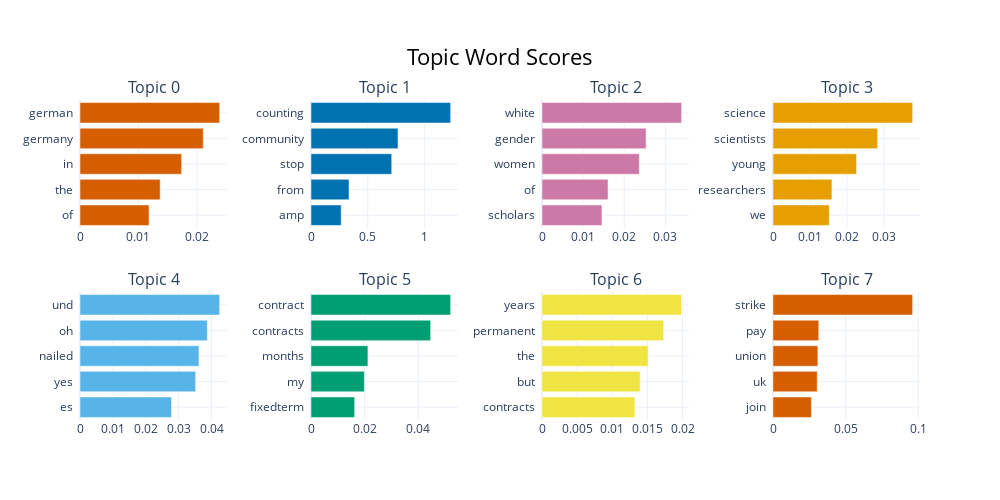

Write notebook code for a chart like this one.
### Code cell
de_model.visualize_barchart()

### Figure 1 — Plotly figure (JSON) as saved in the notebook; plotly's stock layout.template omitted (floating-point values rounded to 4 significant figures)
{"data": [{"marker": {"color": "#D55E00"}, "orientation": "h", "type": "bar", "x": [0.01181, 0.01372, 0.0174, 0.0211, 0.0239], "xaxis": "x", "y": ["of  ", "the  ", "in  ", "germany  ", "german  "], "yaxis": "y"}, {"marker": {"color": "#0072B2"}, "orientation": "h", "type": "bar", "x": [0.2662, 0.3351, 0.7121, 0.7672, 1.232], "xaxis": "x2", "y": ["amp  ", "from  ", "stop  ", "community  ", "counting  "], "yaxis": "y2"}, {"marker": {"color": "#CC79A7"}, "orientation": "h", "type": "bar", "x": [0.01459, 0.01606, 0.02366, 0.02532, 0.03397], "xaxis": "x3", "y": ["scholars  ", "of  ", "women  ", "gender  ", "white  "], "yaxis": "y3"}, {"marker": {"color": "#E69F00"}, "orientation": "h", "type": "bar", "x": [0.0152, 0.01592, 0.02259, 0.02829, 0.03775], "xaxis": "x4", "y": ["we  ", "researchers  ", "young  ", "scientists  ", "science  "], "yaxis": "y4"}, {"marker": {"color": "#56B4E9"}, "orientation": "h", "type": "bar", "x": [0.02784, 0.03517, 0.03617, 0.03872, 0.04247], "xaxis": "x5", "y": ["es  ", "yes  ", "nailed  ", "oh  ", "und  "], "yaxis": "y5"}, {"marker": {"color": "#009E73"}, "orientation": "h", "type": "bar", "x": [0.01628, 0.0199, 0.02122, 0.04461, 0.05207], "xaxis": "x6", "y": ["fixedterm  ", "my  ", "months  ", "contracts  ", "contract  "], "yaxis": "y6"}, {"marker": {"color": "#F0E442"}, "orientation": "h", "type": "bar", "x": [0.01321, 0.01397, 0.0151, 0.01732, 0.01987], "xaxis": "x7", "y": ["contracts  ", "but  ", "the  ", "permanent  ", "years  "], "yaxis": "y7"}, {"marker": {"color": "#D55E00"}, "orientation": "h", "type": "bar", "x": [0.02645, 0.03046, 0.0309, 0.0315, 0.09614], "xaxis": "x8", "y": ["join  ", "uk  ", "union  ", "pay  ", "strike  "], "yaxis": "y8"}], "layout": {"annotations": [{"font": {"size": 16}, "showarrow": false, "text": "Topic 0", "x": 0.0875, "xanchor": "center", "xref": "paper", "y": 1, "yanchor": "bottom", "yref": "paper"}, {"font": {"size": 16}, "showarrow": false, "text": "Topic 1", "x": 0.3625, "xanchor": "center", "xref": "paper", "y": 1, "yanchor": "bottom", "yref": "paper"}, {"font": {"size": 16}, "showarrow": false, "text": "Topic 2", "x": 0.6375, "xanchor": "center", "xref": "paper", "y": 1, "yanchor": "bottom", "yref": "paper"}, {"font": {"size": 16}, "showarrow": false, "text": "Topic 3", "x": 0.9125, "xanchor": "center", "xref": "paper", "y": 1, "yanchor": "bottom", "yref": "paper"}, {"font": {"size": 16}, "showarrow": false, "text": "Topic 4", "x": 0.0875, "xanchor": "center", "xref": "paper", "y": 0.4, "yanchor": "bottom", "yref": "paper"}, {"font": {"size": 16}, "showarrow": false, "text": "Topic 5", "x": 0.3625, "xanchor": "center", "xref": "paper", "y": 0.4, "yanchor": "bottom", "yref": "paper"}, {"font": {"size": 16}, "showarrow": false, "text": "Topic 6", "x": 0.6375, "xanchor": "center", "xref": "paper", "y": 0.4, "yanchor": "bottom", "yref": "paper"}, {"font": {"size": 16}, "showarrow": false, "text": "Topic 7", "x": 0.9125, "xanchor": "center", "xref": "paper", "y": 0.4, "yanchor": "bottom", "yref": "paper"}], "height": 500, "hoverlabel": {"bgcolor": "white", "font": {"family": "Rockwell", "size": 16}}, "showlegend": false, "title": {"font": {"color": "Black", "size": 22}, "text": "Topic Word Scores", "x": 0.5, "xanchor": "center", "yanchor": "top"}, "width": 1000, "xaxis": {"anchor": "y", "domain": [0, 0.175], "showgrid": true}, "xaxis2": {"anchor": "y2", "domain": [0.275, 0.45], "showgrid": true}, "xaxis3": {"anchor": "y3", "domain": [0.55, 0.725], "showgrid": true}, "xaxis4": {"anchor": "y4", "domain": [0.825, 1], "showgrid": true}, "xaxis5": {"anchor": "y5", "domain": [0, 0.175], "showgrid": true}, "xaxis6": {"anchor": "y6", "domain": [0.275, 0.45], "showgrid": true}, "xaxis7": {"anchor": "y7", "domain": [0.55, 0.725], "showgrid": true}, "xaxis8": {"anchor": "y8", "domain": [0.825, 1], "showgrid": true}, "yaxis": {"anchor": "x", "domain": [0.6, 1], "showgrid": true}, "yaxis2": {"anchor": "x2", "domain": [0.6, 1], "showgrid": true}, "yaxis3": {"anchor": "x3", "domain": [0.6, 1], "showgrid": true}, "yaxis4": {"anchor": "x4", "domain": [0.6, 1], "showgrid": true}, "yaxis5": {"anchor": "x5", "domain": [0, 0.4], "showgrid": true}, "yaxis6": {"anchor": "x6", "domain": [0, 0.4], "showgrid": true}, "yaxis7": {"anchor": "x7", "domain": [0, 0.4], "showgrid": true}, "yaxis8": {"anchor": "x8", "domain": [0, 0.4], "showgrid": true}}}
